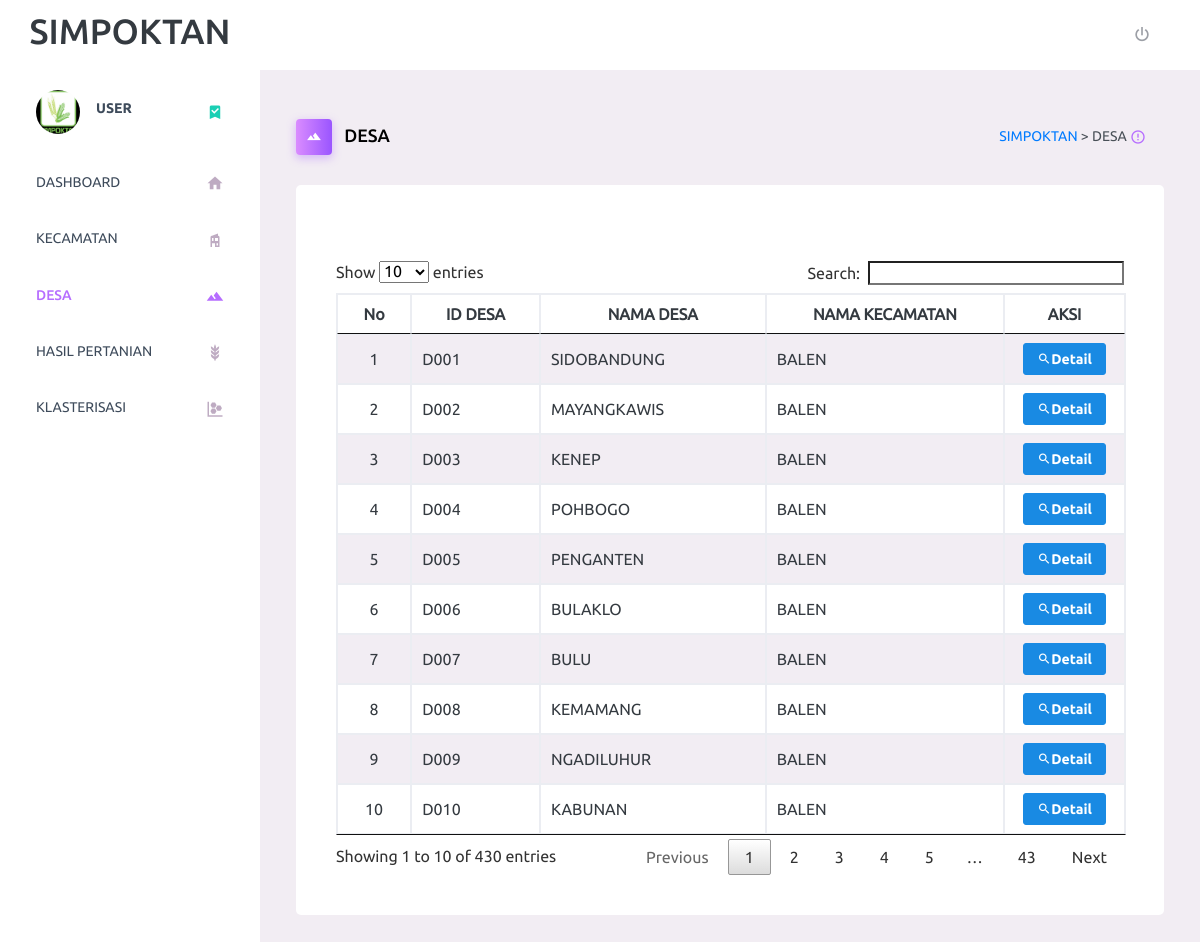
The app's page /index.php/c_user/desa with its own data.
### tables this page shows
CREATE TABLE `desa` (
  `id_desa` varchar(20) NOT NULL,
  `nama_desa` varchar(20) NOT NULL,
  `id_kecamatan` varchar(20) NOT NULL
);

CREATE TABLE `kecamatan` (
  `id_kecamatan` varchar(20) NOT NULL,
  `nama_kecamatan` varchar(20) NOT NULL,
  `jumlah_desa` int(11) NOT NULL,
  `luas_area` varchar(20) NOT NULL,
  `kode_pos` varchar(20) NOT NULL,
  `alamat` varchar(100) NOT NULL,
  `telepon` varchar(20) NOT NULL,
  `email` varchar(50) NOT NULL
);

### application/controllers/C_user.php (called while the page is built, shortened)
<?php
	class C_user extends CI_Controller{
		public function desa(){
			$desa = $this->M_data->tampil_desa()->result();
			$data['desa']= $desa;
			$data['list_kecamatan'] = $this->M_data->get('kecamatan');
			$desa = $desa[count($desa)-1];
			$desa = $desa->id_desa;
			$desa = str_replace("D", "", $desa);
			$desa = (int)$desa;
			$desa ++;
			$data['id_desa'] = $desa;
				$this->load->view('V_link');
				$this->load->view('user/V_navbar');
				$this->load->view('user/V_desa',$data);
		}
	}
?>

### index.php (called while the page is built, shortened)
<?php
require_once BASEPATH.'core/CodeIgniter.php';

### application/models/M_data.php (called while the page is built, shortened)
<?php
class M_data extends CI_Model{
	public function tampil_desa(){
		return $this->db->get_where('desa,kecamatan','desa.id_kecamatan=kecamatan.id_kecamatan');
	}
}
 ?>

### application/views/user/V_desa.php (the view, shortened to what this page needs)
<body>
      <div class="main-panel">
        <div class="content-wrapper">
          <div class="page-header">
            <h3 class="page-title">
              <span class="page-title-icon bg-gradient-primary text-white mr-2">
                <i class="mdi mdi-image-filter-hdr"></i>
              </span>
              DESA
            </h3>
            <nav aria-label="breadcrumb">
              <ul class="breadcrumb">
                <li class="breadcrumb-item active" aria-current="page">
                  <span><a href="<?php echo base_url('c_user/dasboard')?>">SIMPOKTAN </a>> </span>DESA
                  <i class="mdi mdi-alert-circle-outline icon-sm text-primary align-middle"></i>
                </li>
              </ul>
            </nav>
          </div>
          <section class="content">
              <div class="card">
              <div class="card-body">
              <br>
              <br>
          <table class="table-bordered table-striped" id="myTable">
                <thead>
                  <tr>
                      <th><center>No</center></th>
                      <th><center>ID DESA</center></th>
                      <th><center>NAMA DESA</center></th>
                      <th><center>NAMA KECAMATAN</center></th>
                      <th><center>AKSI</center></th>
                  </tr>
                </thead>
                <tbody>
                         <?php
                         $no = 1;
                         foreach ($desa as $ds) :
                         ?>
                  <tr>
                        <td><center><?php echo $no++ ?></center></td>
                        <td><?php echo $ds->id_desa ?></td>
                        <td><?php echo $ds->nama_desa ?></td>
                        <td><?php echo $ds->nama_kecamatan ?></td>
                        <td><center>
                            <a href="<?php echo base_url('c_user/detail_hasil/'.$ds->id_desa."/".$ds->nama_desa)?>">
                            <button class="mdi mdi-magnify btn btn-info btn-sm">Detail</button>
                            </a>
                        </center></td>
                  </tr>
                        <?php endforeach; ?>
                </tbody>
          </table>
        </section>
      </div>
    </div>
    </div>
  </div>

### records on screen
desa: id_desa "D001", nama_desa "SIDOBANDUNG", id_kecamatan.nama_kecamatan "BALEN"
desa: id_desa "D002", nama_desa "MAYANGKAWIS", id_kecamatan.nama_kecamatan "BALEN"
desa: id_desa "D003", nama_desa "KENEP", id_kecamatan.nama_kecamatan "BALEN"
desa: id_desa "D004", nama_desa "POHBOGO", id_kecamatan.nama_kecamatan "BALEN"
desa: id_desa "D005", nama_desa "PENGANTEN", id_kecamatan.nama_kecamatan "BALEN"
desa: id_desa "D006", nama_desa "BULAKLO", id_kecamatan.nama_kecamatan "BALEN"
desa: id_desa "D007", nama_desa "BULU", id_kecamatan.nama_kecamatan "BALEN"
desa: id_desa "D008", nama_desa "KEMAMANG", id_kecamatan.nama_kecamatan "BALEN"
desa: id_desa "D009", nama_desa "NGADILUHUR", id_kecamatan.nama_kecamatan "BALEN"
desa: id_desa "D010", nama_desa "KABUNAN", id_kecamatan.nama_kecamatan "BALEN"
